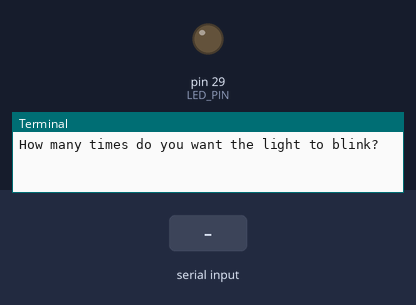
Simulated run of this program. Board: Raspberry Pi (header pin numbers). On the bench: output pins drawn as LEDs (lit = HIGH), the last lines printed to the terminal. Dashed ring = blinking. The test bench sets the inputs (shaded band).

Above: at 1.2 s.
1.3 s: "5" typed at the terminal, then Enter
At 1.7 s:
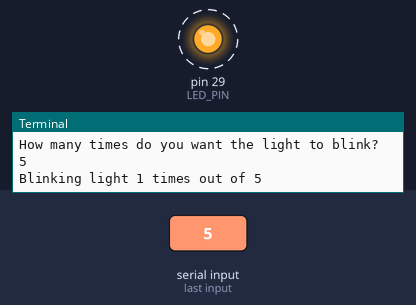
4.3 s: "y" typed at the terminal, then Enter
7.3 s: "90" typed at the terminal, then Enter
At 7.7 s:
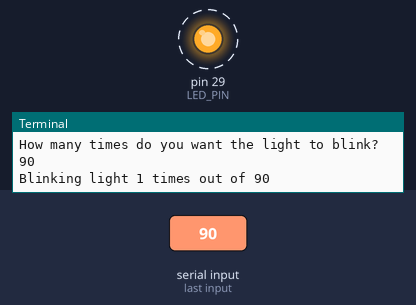
Timing chart, 0 to 16.3 s (numbered marks = the images above; inputs shaded):
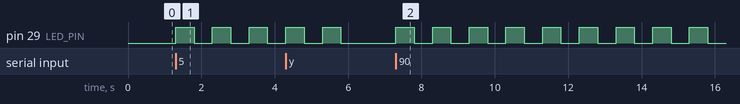

Measured:
- after the input at 1.3 s, pin 29 (LED_PIN): alternates HIGH for 0.50 s and LOW for 0.50 s, starting at once
- after the input at 7.3 s, pin 29 (LED_PIN): alternates HIGH for 0.50 s and LOW for 0.50 s, starting at once

The program:

main.py
```python
import RPi.GPIO as GPIO
import time
import atexit
from utils import getValidatedInput, positiveIntValidator, yesOrNoValidator

LED_PIN = 29

def init():
  GPIO.setmode(GPIO.BOARD)
  GPIO.setup(LED_PIN, GPIO.OUT)
  atexit.register(exitHandler)

def exitHandler():
  print("Cleaning up GPIO configuration.")
  GPIO.cleanup()

def setLight(value):
  GPIO.output(LED_PIN, value)

init()

isRunning = True

while isRunning:
  numberOfBlinks = getValidatedInput(
    "How many times do you want the light to blink? ",
    "You must enter a whole number greater than 0.",
    positiveIntValidator,
  )

  for i in range(0, numberOfBlinks):
    print(f"Blinking light {i + 1} times out of {numberOfBlinks}")
    setLight(True)
    time.sleep(0.5)
    setLight(False)
    time.sleep(0.5)

  print("That was fun :)\n")

  isRunning = getValidatedInput(
    "Run again? ",
    "You must answer with y or n.",
    yesOrNoValidator,
  )
```

utils.py
```python
def getValidatedInput(message, errmessage, validator):
  while True:
    validated = validator(input(message))

    if validated != None:
      return validated
    if validated == None:
      print(f"\033[91m{errmessage}\033[00m")

def positiveIntValidator(value):
  try:
    validated = int(value)

    if validated < 0:
      return None

    return validated
  except:
    return None

def yesOrNoValidator(value):
  strValue = str(value).lower()

  if strValue == "y" or strValue == "yes":
    return True
  if strValue == "n" or strValue == "no":
    return False

  print("invalid")
  return None
```
